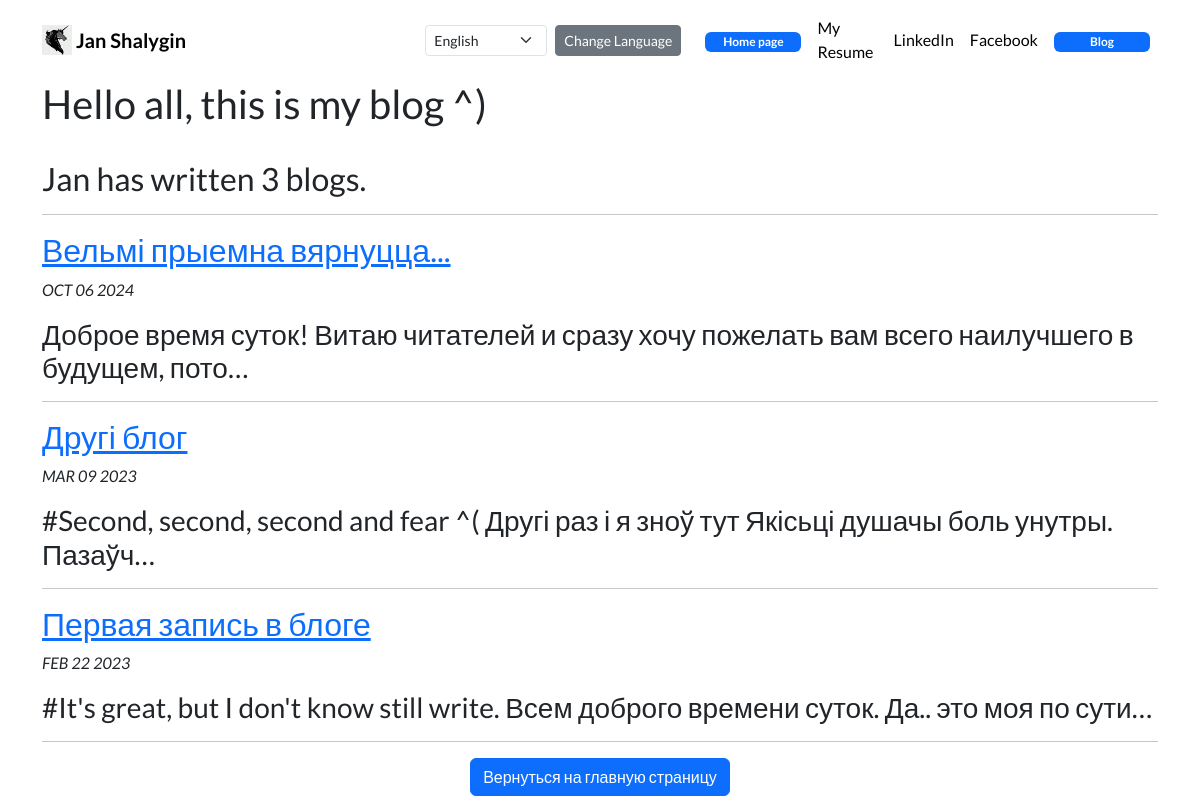
Page /en/blog/ on the earlier database version.
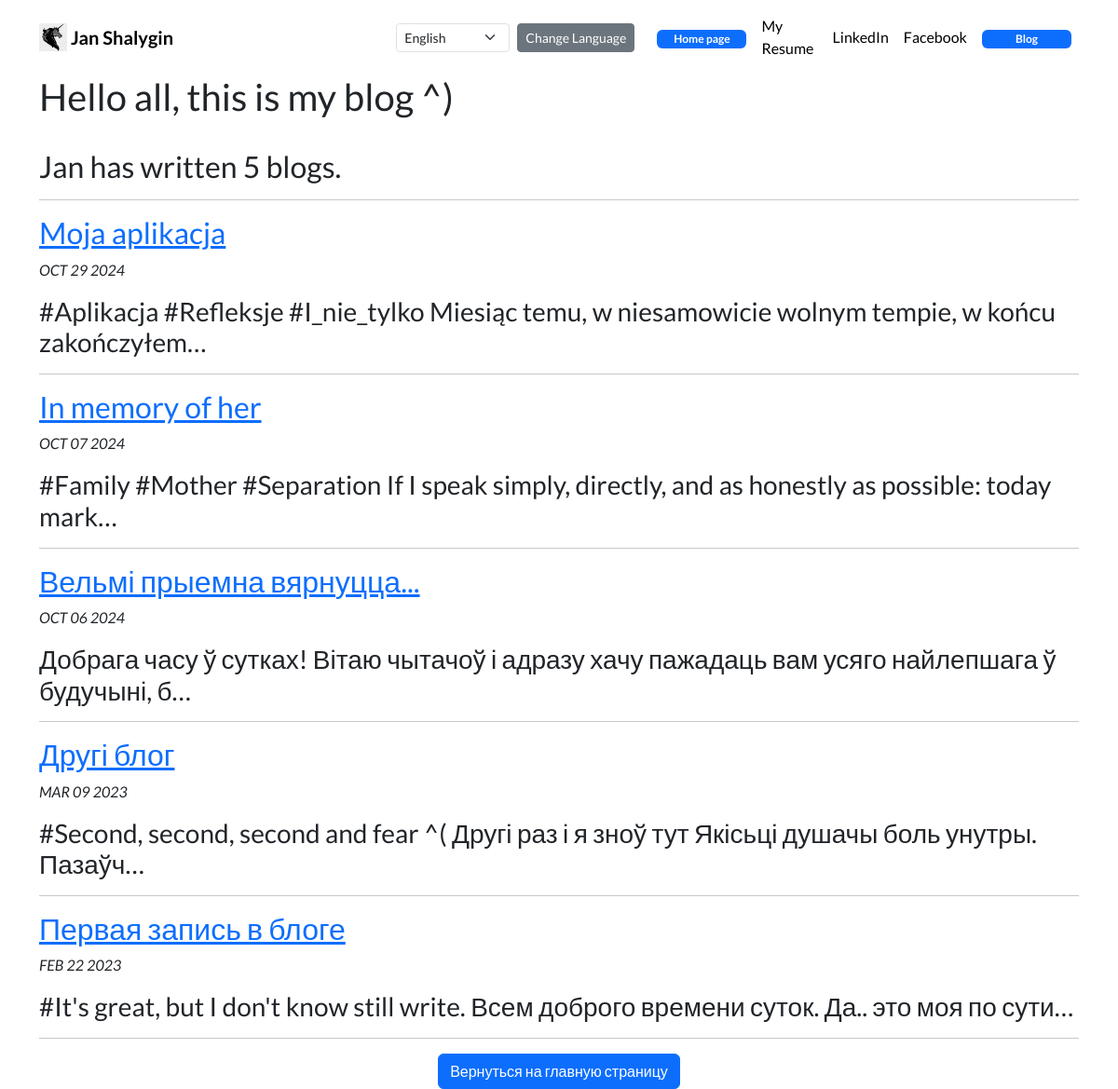
Same page on the later database version.
### blog/models.py (models this page shows, shortened)
class Blog(models.Model):
    title = models.CharField(max_length=200)
    data_post = models.DateField()
    discripton = models.TextField()

### blog/views.py (the view)
# urls.py: path('', views.all_blogs, name='all_blogs'),
def all_blogs(request):
    blogi = Blog.objects.order_by('-data_post')
    return render(request, 'blog/all_blogs.html', {'blogi': blogi, })

### blog/templates/blog/all_blogs.html (shortened to what this page needs)
{% extends 'portfolio/base.html' %}
{% load i18n %}
{% block content %}
    <h1>{% trans "Hello all, this is my blog ^)" %}</h1>
    <br>
    <h2>
    </h2>
    {% for blog in blogi %}
        <hr>
        <a href="{% url 'blog:detail' blog.id %}">
            <h2>{{ blog.title }}</h2>
        </a>
        <p><i>{{ blog.data_post|date:'M d Y'|upper }}</i></p>
        <h3>{{ blog.discripton|striptags|truncatechars:100 }}</h3>
    {% endfor %}
<hr>
    <div class="d-flex justify-content-center">
        <a href="{% url 'home' %} " class="btn btn-primary">Вернуться на главную страницу</a>
    </div>
{% endblock %}

Differences in the rows shown:
added Blog: title "Moja aplikacja", data_post "OCT 29 2024", discripton "#Aplikacja #Refleksje #I_nie_tylko Miesiąc temu, w niesamowicie wolnym tempie, w końcu zakończyłem…"
added Blog: title "In memory of her", data_post "OCT 07 2024", discripton "#Family #Mother #Separation If I speak simply, directly, and as honestly as possible: today mark…"
changed Blog "Вельмі прыемна вярнуцца...": discripton "Доброе время суток! Витаю читателей и сразу хочу пожелать вам всего наилучшего в будущем, пото…" → "Добрага часу ў сутках! Вітаю чытачоў і адразу хачу пажадаць вам усяго найлепшага ў будучыні, б…"
Other differences:
text no longer shown: "Jan has written 3 blogs."
text now shown: "Jan has written 5 blogs."
